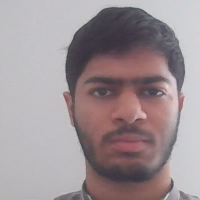
#> input picture images/Ali.png, 200 x 200 px; its folder holds only this picture in this run
$ python -i My_Face_recognizer.py   (imports and definitions only)   (Python 2 division)
#> lines starting #> are read from the running program, lines starting #| are printed output that depends on the picture

import cv2
import os
import time
import pickle
from utils import *
from DatabaseManager import DBManager
class FaceRecognizer:
    def __init__(self,thresold=0.5,draw=True):
        self.thresold=thresold
        self.draw=draw
        self.unknownmatch=0
        weights ="model/face_detection_yunet_2023mar.onnx"
        self.face_detector = cv2.FaceDetectorYN_create(weights, "", (0, 0))
        self.face_detector.setScoreThreshold(0.87)
        weights = "model/face_recognizer_fast.onnx"
        self.face_recognizer = cv2.FaceRecognizerSF_create(weights, "")
        self.dictionary = {}
        files=os.listdir("images")
        files = list(set(files))
        for file in files:
            image = cv2.imread("images/"+file)
            feats, faces = self.recognize_face(image, file)
            if faces is None:
                continue
            user_id = os.path.splitext(os.path.basename(file))[0]
            self.dictionary[user_id] = feats[0]
        self.dbmanager=DBManager()


    # [101 lines left out: functions recognize_face, match, detect, detect_for_capture, not called in this run]


>>> import cv2
>>> picture = cv2.imread('images/Ali.png', cv2.IMREAD_GRAYSCALE)
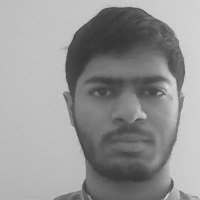
#> picture: shape (200, 200); min 50, max 216, mean 149.4
>>> result = FaceRecognizer().recognize_face(picture)
#> (the run stopped early here; a loop or call above may not have finished)
